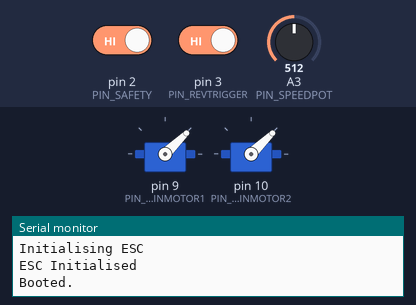
The sketch below on a simulated Arduino Uno, built with avr-gcc and run on an emulated ATmega328P. Shown: 2 × servo, the last lines printed to the serial monitor. The inputs (shaded band) are chosen by the test bench; at power-on: pin 2 (PIN_SAFETY) HIGH, pin 3 (PIN_REVTRIGGER) HIGH, A3 (PIN_SPEEDPOT) = 512.

Above: at 4.2 s.
4.3 s: pin 2 (PIN_SAFETY) driven LOW and pin 3 (PIN_REVTRIGGER) driven LOW
At 5.0 s:
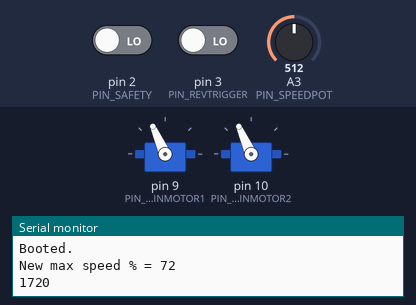
5.8 s: pin 2 (PIN_SAFETY) driven HIGH
At 6.56 s:
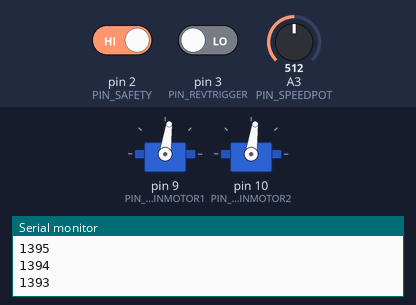
8.8 s: pin 2 (PIN_SAFETY) driven LOW
At 9.6 s:
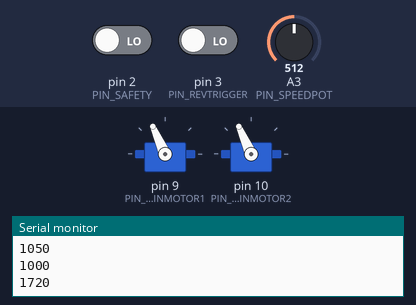
10.3 s: A3 (PIN_SPEEDPOT) set to 716
At 11.5 s:
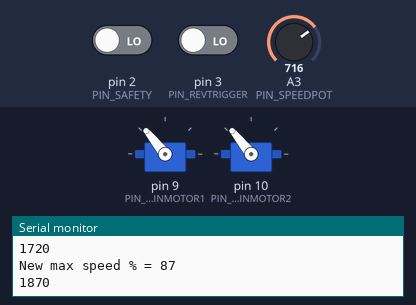
11.8 s: A3 (PIN_SPEEDPOT) set to 900
At 12.9 s:
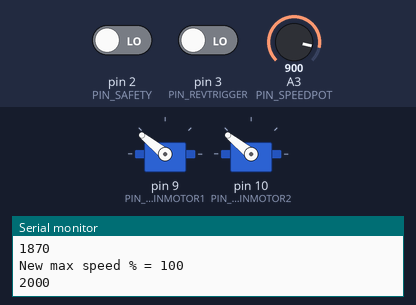
13.3 s: pin 3 (PIN_REVTRIGGER) driven HIGH
At 15.27 s:
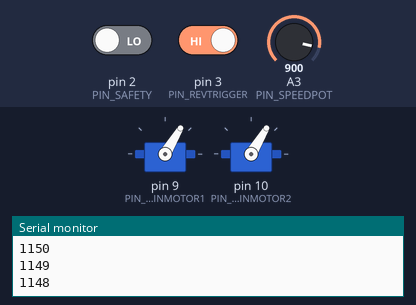
Timing chart, 0 to 17.0 s (numbered marks = the images above; inputs shaded):
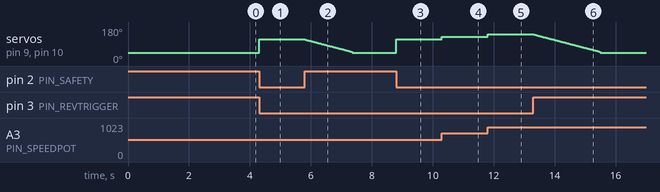

Measured:
- after the input at 4.3 s, servo on pin 9 (PIN_MAINMOTOR1), servo on pin 10 (PIN_MAINMOTOR2): 44° → 114° at once
- after the input at 5.8 s, servo on pin 9 (PIN_MAINMOTOR1), servo on pin 10 (PIN_MAINMOTOR2): moves from 114° to 44° over 1.5 s, starting at once
- after the input at 8.8 s, servo on pin 9 (PIN_MAINMOTOR1), servo on pin 10 (PIN_MAINMOTOR2): 44° → 114° at once
- after the input at 10.3 s, servo on pin 9 (PIN_MAINMOTOR1), servo on pin 10 (PIN_MAINMOTOR2): 114° → 129° at once
- after the input at 11.8 s, servo on pin 9 (PIN_MAINMOTOR1), servo on pin 10 (PIN_MAINMOTOR2): 129° → 141° at once
- after the input at 13.3 s, servo on pin 9 (PIN_MAINMOTOR1), servo on pin 10 (PIN_MAINMOTOR2): moves from 141° to 44° over 2.2 s, starting at once

The sketch:

Brushless_Jolt.ino
```cpp
#include <Servo.h>
#include "Bounce2.h"

int BatteryS = 3;
#define MotorKV 2300
int MaxMotorSpeed = 2000;

#define PIN_REVTRIGGER 3
#define PIN_MAINMOTOR1 9
#define PIN_MAINMOTOR2 10
#define PIN_SAFETY 2
#define PIN_SPEEDPOT A3

// Servo Objects
Servo MainMotor1;
Servo MainMotor2;


// Acceleration Time (Not used - go max)
long AccelerateTime = 0; //ms. Start with 200ms for 4s /// Not used

// Deceleration Time
long DecelerateTime = 3000; //ms IF you have a bLHeli_32 OR S set this to 1000 otherwise 6000

// Servo Floor Speed
long MinMotorSpeed = 1000;

// Current Motor Speed
long CurrentMotorSpeed = MinMotorSpeed;

// Use this as a placeholder when motor direction changes before reaching end travel, and when lowering max speed
long InterruptedMotorSpeed = 0;

// Speed Adjustment
long MaxMotorSpeedCeiling; //use this to remember the absolute max motor speed.
byte SetMaxSpeed = 100; // in percent.

// Track changes to Rev Trigger State
unsigned long TimeLastTriggerChanged = 0;
unsigned long TimeLastTriggerPressed = 0;
unsigned long TimeLastTriggerReleased = 0;

// Physical Switch Status
bool RevTriggerPressed = false; // Rev Trigger is Depressed
bool SafetyPressed = false; // Mag Release is Depressed

// Main Motor Command
bool CommandRev = false;
bool PrevCommandRev = false; // So we can keep track of changes

// Debounce Variables
#define DebounceWindow 5 // Debounce Window = 5ms
Bounce RevTriggerBounce = Bounce();
Bounce SafetySwitchBounce = Bounce();


// System Modes
#define MODE_SAFETY 1
#define MODE_NORMAL 4
int CurrentSystemMode = MODE_NORMAL;


void setup()
{
  float MotorRPM;

  // Set up comms
  Serial.begin(57600);
  Serial.println( F("Booting.. ") );

  Serial.println( F("Configuring Debouncing") );
  pinMode(PIN_REVTRIGGER, INPUT_PULLUP);
  RevTriggerBounce.attach( PIN_REVTRIGGER );
  RevTriggerBounce.interval( DebounceWindow );

  pinMode(PIN_SAFETY, INPUT_PULLUP);
  SafetySwitchBounce.attach( PIN_SAFETY );
  SafetySwitchBounce.interval( DebounceWindow );

  Serial.println( F("Debouncing Configured") );

  // Set up the pot
  pinMode( PIN_SPEEDPOT, INPUT );

  Serial.println( F("Initialising ESC") );
  // Set up motors
  MainMotor1.attach(PIN_MAINMOTOR1);
  MainMotor2.attach(PIN_MAINMOTOR2);
  // Arm ESC's
  MainMotor1.writeMicroseconds(MinMotorSpeed);
  MainMotor2.writeMicroseconds(MinMotorSpeed);
  delay(3000);   // Wait for ESC to initialise (7 seconds)
  Serial.println( F("ESC Initialised") );

  MaxMotorSpeedCeiling = MaxMotorSpeed;
  MotorRPM = BatteryS * MotorKV * 3.7;
  DecelerateTime = (float)(DecelerateTime) * (MotorRPM / 33300);

  Serial.println( F("Booted.") );
}


/*
 * Read the sensor / button state for all buttons, including software debounce.
 */
void ProcessButtons()
{
  RevTriggerBounce.update(); // Update the pin bounce state
  RevTriggerPressed = !(RevTriggerBounce.read());

  SafetySwitchBounce.update(); // Update the pin bounce state
  SafetyPressed = (SafetySwitchBounce.read());

}

/*
 * Slow the main motors to 0
 */
void RevDown()// RevDown
{
  // Don't do anything if the motor is already stopped.
  if( CurrentMotorSpeed == MinMotorSpeed )
  {
    return;
  }

  if( DecelerateTime > 0 )
  {
    unsigned long CurrentTime = millis(); // Need a base time to calcualte from
    long SpeedRange = (MaxMotorSpeedCeiling - MinMotorSpeed) * 1000; // Multiply by 1000 to give some resolution due to integer calculations
    long RampDownPerMS = SpeedRange / DecelerateTime;  // This is the number of units per S that we need to subtract
    unsigned long ActualDecelerationMS = CurrentTime - TimeLastTriggerReleased; // The number of MS in deceleration
    int NewMotorSpeed = MaxMotorSpeed - (ActualDecelerationMS * RampDownPerMS / 1000); // Calclate the new motor speed..

    // Now we need to take into account acceleration while braking
    if( NewMotorSpeed > CurrentMotorSpeed )
    {
      if( InterruptedMotorSpeed == 0 ) // Save the current motor speed for later comparison
      {
        InterruptedMotorSpeed = CurrentMotorSpeed;
        NewMotorSpeed = CurrentMotorSpeed;
      }
      else
      {
        NewMotorSpeed = InterruptedMotorSpeed - (MaxMotorSpeed - NewMotorSpeed);
      }
    }

    if( NewMotorSpeed < MinMotorSpeed ) NewMotorSpeed = MinMotorSpeed; // Just in case we overshoot...

    if( (NewMotorSpeed - MinMotorSpeed) < (int)((float)MinMotorSpeed / 100 * 5) )
    {
      NewMotorSpeed = MinMotorSpeed; // We are within 5% of total stop, so just shut it down.
    }

    CurrentMotorSpeed = NewMotorSpeed;
  }
  else
  {
    // Immediately stop the motor
    CurrentMotorSpeed = MinMotorSpeed;
  }
}

/*
 * Run the main motors.
 */
void RevUp()
{

  // Don't do anything if the motor is already running.
  if( CurrentMotorSpeed == MaxMotorSpeed )
  {
    return;
  }

  if( AccelerateTime > 0 )
  {
    unsigned long CurrentTime = millis(); // Need a base time to calcualte from
    long SpeedRange = (MaxMotorSpeedCeiling - MinMotorSpeed) * 1000; // Multiply by 1000 to give some resolution due to integer calculations
    long RampUpPerMS = SpeedRange / AccelerateTime;  // This is the number of units per S that we need to subtract
    unsigned long ActualAccelerationMS = CurrentTime - TimeLastTriggerPressed; // The number of MS in acceleration
    int NewMotorSpeed = MinMotorSpeed + (ActualAccelerationMS * RampUpPerMS / 1000); // Calclate the new motor speed..

    // Now we need to take into account acceleration while braking
    if( NewMotorSpeed < CurrentMotorSpeed )
    {
      if( InterruptedMotorSpeed == 0 ) // Save the current motor speed for later comparison
      {
        InterruptedMotorSpeed = CurrentMotorSpeed;
        NewMotorSpeed = CurrentMotorSpeed;
      }
      else
      {
        NewMotorSpeed = NewMotorSpeed - MinMotorSpeed + InterruptedMotorSpeed;
      }
    }

    if( NewMotorSpeed > MaxMotorSpeed ) NewMotorSpeed = MaxMotorSpeed; // Just in case we overshot...

    if( (NewMotorSpeed - MaxMotorSpeed) > (int)((float)MaxMotorSpeed / 100 * 95) )
    {
      NewMotorSpeed = MaxMotorSpeed; // We are within 5% of total full, so just wind it open.
    }

    CurrentMotorSpeed = NewMotorSpeed;
  }
  else
  {
    // Immediately hit the motor
    CurrentMotorSpeed = MaxMotorSpeed;
  }
}

/*
 * Account for changes to the rotary encoder and feed in a new max motor speed.
 */
void ProcessManualSpeedControl()
{
  static byte LastSetMaxSpeed = 100;
  int CurrentPotInput = 0;

  if( CommandRev )
  {
    CurrentPotInput = analogRead( PIN_SPEEDPOT );
    SetMaxSpeed = map( CurrentPotInput, 0, 1023, 35, 110 ); // Pull out of bounds so that the ends of the pot are zones.
  }

  if( LastSetMaxSpeed == SetMaxSpeed ) return; // Speed hasn't changed

  SetMaxSpeed = constrain( SetMaxSpeed, 45, 100 ); // Constrain between 10% and 100%

  MaxMotorSpeed = map( SetMaxSpeed, 0, 100, MinMotorSpeed, MaxMotorSpeedCeiling );  // Keep processing against the max theoretical motor speed.

  LastSetMaxSpeed = SetMaxSpeed;

  // Need to simulate pressing the trigger to get the smooth ramping
  if( CommandRev )
  {
    TimeLastTriggerPressed = millis();
    InterruptedMotorSpeed = 0;
  }

  Serial.print( F("New max speed % = ") );
  Serial.println( SetMaxSpeed );

}

void ProcessRevCommand()
{


  CommandRev = RevTriggerPressed; // Accept the trigger input
}

void loop()
{

  ProcessButtons();
  ProcessSystemMode();

  // Only process firing input commands when in MODFE_NORMAL.. Otherwise allow for current cycle to finish.
  if( CurrentSystemMode == MODE_NORMAL )
  {
    // Perform command logic
    ProcessRevCommand();
  }

  // Calculate new timing variables
  if( CommandRev != PrevCommandRev )
  {
    InterruptedMotorSpeed = 0; // Reset the interrupted motor speed
    TimeLastTriggerChanged = millis();
    PrevCommandRev = CommandRev;
    if( CommandRev )  // Was depressed, now pressed
    {
      TimeLastTriggerPressed = TimeLastTriggerChanged;
    }
    else // Was pressed, now depressed
    {
      TimeLastTriggerReleased = TimeLastTriggerChanged;
    }
  }

  ProcessManualSpeedControl();

  // Command main motors
  if( CommandRev ) // Commanding the motors to spin
  {
    RevUp();
  }
  else // Commanding the motors to decelerate
  {
    RevDown();
  }

  ProcessMainMotors();
}

/*
 * Communicate with the main motors
 */
void ProcessMainMotors()
{
  static long PreviousMotorSpeed = MinMotorSpeed;

  if( PreviousMotorSpeed != CurrentMotorSpeed )
  {
    MainMotor1.writeMicroseconds( CurrentMotorSpeed );
    MainMotor2.writeMicroseconds( CurrentMotorSpeed );
    // Debugging output
    Serial.println(CurrentMotorSpeed);

    PreviousMotorSpeed = CurrentMotorSpeed;
  }
}

void ProcessSystemMode()
{

  if( SafetyPressed )
  {
    CurrentSystemMode = MODE_SAFETY;
    CommandRev = false;
    return;
  }

  CurrentSystemMode = MODE_NORMAL;
}
```
